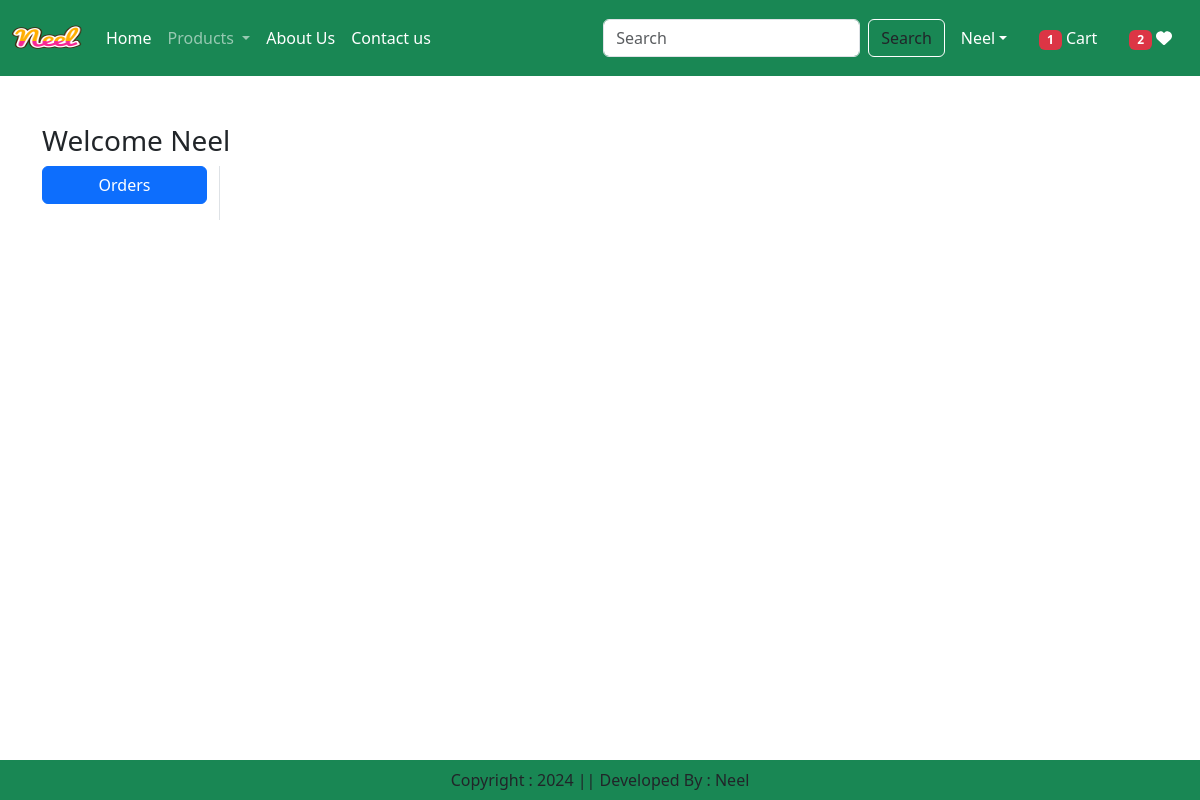
The page /orders/ (signed in) on the database as committed earlier.
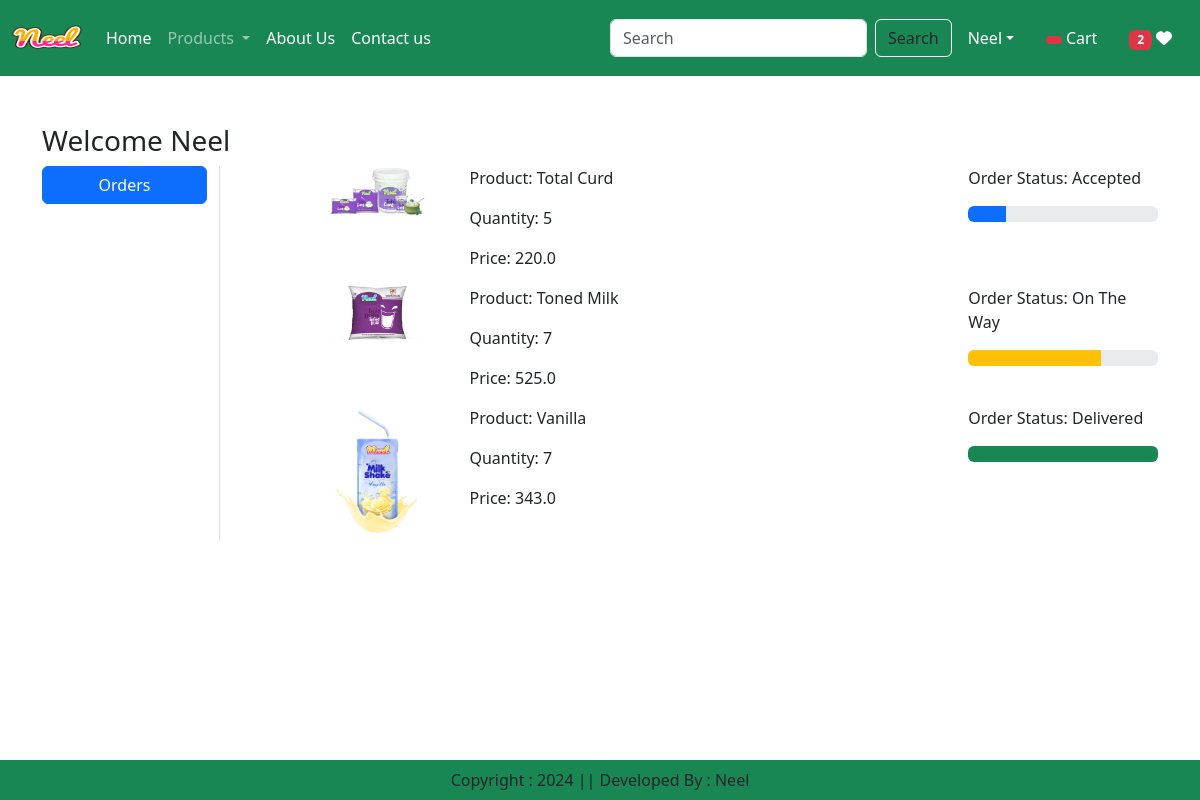
The same page on the database as committed later.
### app/models.py (models this page shows, shortened)
class OrderPlaced(models.Model):
    user = models. ForeignKey(User, on_delete=models.CASCADE)
    customer = models.ForeignKey(Customer, on_delete=models.CASCADE)
    product = models. ForeignKey(Product, on_delete=models.CASCADE)
    quantity = models.PositiveIntegerField(default=1)
    ordered_date = models.DateTimeField(auto_now_add=True)
    status = models.CharField(max_length=50, choices=STATUS_CHOICES, default='Pending')
    payment = models.ForeignKey(Payment, on_delete=models.CASCADE, default="")
    @property
    def total_cost(self):
        return self.quantity * self.product.discounted_price

class Product(models.Model):
    title = models.CharField(max_length=100)
    selling_price = models.FloatField()
    discounted_price = models.FloatField()
    description = models.TextField()
    composition = models.TextField(default='')
    prodapp= models.TextField(default='')
    category = models.CharField(choices=CATEGORY_CHOICES, max_length=2)
    products_image = models.ImageField(upload_to='product')

### app/views.py (the view)
# urls.py: path('orders/', views.orders, name='orders'),
def orders(request):
    order_placed=OrderPlaced.objects.filter(user=request.user)
    totalitem = 0
    wishitem=0
    if request.user.is_authenticated:
        totalitem = len(Cart.objects.filter(user=request.user))
        wishitem = len(Wishlist.objects.filter(user=request.user))
    return render(request, 'app/orders.html',locals())

### app/templates/app/orders.html (shortened to what this page needs)
{% extends 'app/base.html' %}
{%load static %}
{% block main-content %}
<div class="container my-5">
    <div class="row">
        <h3>Welcome <span class="text-capitalize">{{request.user}}</span></h3>
        <div class="col-sm-2 border-end">
            <ul class="list-unstyled">
                <li class="d-grid"><a href="{% url 'orders' %}" class="btn btn-primary">Orders</a></li>
            </ul>
        </div>
        <div class="col-sm-9 offset-sm-1">
            {% for op in order_placed %}
            <div class="row">
                <div class="col-sm-2">
                    <img src="{{op.product.products_image.url}}" class="img-fluid" height="100" width="100" />
                </div>
                <div class="col-sm-7">
                    <p>Product: {{op.product.title}}</p>
                    <p>Quantity: {{op.quantity}}</p>
                    <p>Price: {{op.total_cost}}</p>
                </div>
                <div class="col-sm-3">
                    <p> Order Status: {{op.status}} </p>
                    {% if op.status == 'Accepted' %}
                    <div class="progress">
                        <div class="progress-bar" role="progressbar" style="width: 20%" aria-valuenow="20"
                            aria-valuemin="0" aria-valuemax="100"></div>
                    </div>
                    {% endif %}
                    {% if op.status == 'On The Way' %}
                    <div class="progress">
                        <div class="progress-bar bg-warning" role="progressbar" style="width: 70%" aria-valuenow="70"
                            aria-valuemin="0" aria-valuemax="100"></div>
                    </div>
                    {% endif %}
                    {% if op.status == 'Delivered' %}
                    <div class="progress">
                        <div class="progress-bar bg-success" role="progressbar" style="width: 100%" aria-valuenow="100"
                            aria-valuemin="0" aria-valuemax="100"></div>
                    </div>
                    {% endif %}
                </div>
            </div>
            {% endfor %}
        </div>
    </div>
</div>
{% endblock main-content %}

### app/templates/app/base.html (shortened to what this page needs)
<!DOCTYPE html>
{% load static %}
<html lang="en">
  <head>
    <link href="https://cdn.jsdelivr.net/npm/bootstrap@5.3.3/dist/css/bootstrap.min.css" rel="stylesheet">
    <link rel="stylesheet" href="https://cdnjs.cloudflare.com/ajax/libs/font-awesome/6.7.2/css/all.min.css" />
    <link rel="stylesheet" href="{% static 'app/css/owl.carousel.min.css' %}" />
    <link rel="stylesheet" href="{% static 'app/css/all.min.css' %}" />
    <link rel="stylesheet" href="{% static 'app/css/style.css' %}" />
  </head>
  <body>
    <nav class="navbar navbar-expand-lg  navbar-dark bg-success">
      <div class="container-fluid">
        <a class="navbar-brand" href="/">
          <img src= "{% static 'app/images/Neel.png' %}" width="70" height="50 " />
        </a>
        <div class="collapse navbar-collapse" id="navbarSupportedContent">
          <ul class="navbar-nav me-auto mb-2 mb-lg-0">
            {% if request.user.is_authenticated  %}
            <li class="nav-item">
              <a class="nav-link active" aria-current="page" href="http://127.0.0.1:8000/">Home</a>
            </li>
            <li class="nav-item dropdown">
              <a class="nav-link dropdown-toggle" href="#" role="button" data-bs-toggle="dropdown" aria-expanded="false">
                Products
              </a>
            </li>
            <li class="nav-items">
              <a href="{% url 'about' %}" class="nav-link text-white">About Us</a>
            </li>
              <a href="{% url 'contact' %}" class="nav-link text-white">Contact us</a>
          </ul>
          <form class="d-flex" role="search" action="/search">
            <input class="form-control me-2" type="search" placeholder="Search" name="search" aria-label="Search">
            <button class="btn btn-outline-dark border-white" type="submit">Search</button>
          </form>
        </div>
      <ul class="navbar-nav me-auto mb-2 mb-lg-0">
        <li class="nav-item dropdown mx-2">
        <a class="nav-link dropdown-toggle text-white" href="#" id="profileDropdoen" role="button" data-bs-toggle="dropdown"
        aria-expanded="false">Neel</a>
        </li>
        <li class="nav-item mx-2">
          <a href="{% url 'showcart' %}" class="nav-link text-white"> <span class="badge bg-danger">{% if totalitem > 0 %} {{totalitem}} {%endif%} </span>  Cart </a>
        </li>
          <li class="nav-item mx-2">
            <a href="{% url 'showwishlist' %}" class="nav-link text-white"> <span class="badge bg-danger">{% if wishitem > 0 %} {{wishitem}} {%endif%} </span> <i class="fa fa-heart"></i> </a>
          </li>
        {% endif %}
      </ul>
    </nav>
    {% block main-content %}{% endblock main-content %}
    <footer class="container-fluid bg-success  text-center fixed-bottom p-2 mt-5">
            Copyright : 2024 || Developed By : Neel
    </footer>
  </body>
</html>

Rows that differ between the two databases and show on the page:
added OrderPlaced: product.products_image (picture), product "Total Curd", quantity "5", total_cost "220.0", status "Accepted"
added OrderPlaced: product.products_image (picture), product "Toned Milk", quantity "7", total_cost "525.0", status "On The Way"
added OrderPlaced: product.products_image (picture), product "Vanilla", quantity "7", total_cost "343.0", status "Delivered"
Other text that changed with them:
{{ totalitem }}: "1" → (not shown)
